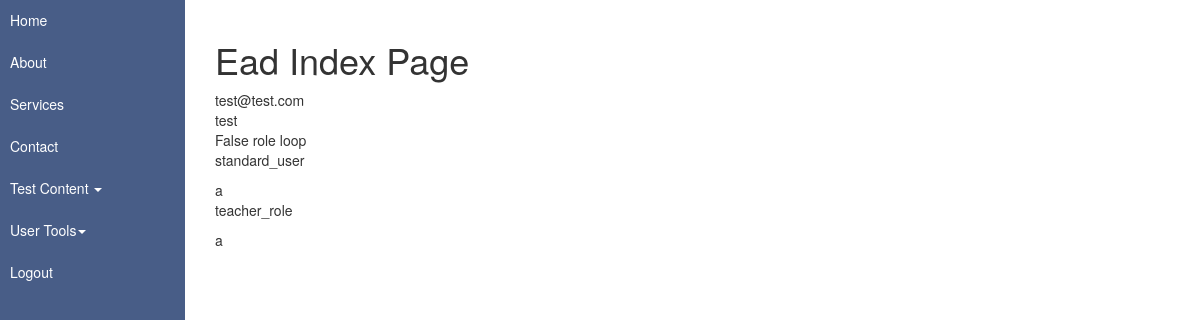
Screenshot of / (signed in) with the database file from the repository.
### user_auth_app/models.py (models this page shows, shortened)
class CustomUser(AbstractBaseUser, PermissionsMixin):
    user_id = models.AutoField(primary_key=True)
    email = models.EmailField(blank=False, default="", unique=True)
    name = models.CharField(max_length=100,blank=True, default="")
    password = models.CharField(max_length=128)
    is_active = models.BooleanField(default=True)
    is_superuser = models.BooleanField(default=False)
    is_staff = models.BooleanField(default=False)
    date_joined = models.DateTimeField(default=timezone.now)
    last_login = models.DateTimeField(blank=True, null=True)
    objects = CustomUserManager()
    USERNAME_FIELD = "email"
    EMAIL_FIELD = "email"
    REQUIRED_FIELDS = []
    class Meta:
        db_table = "tb_custom_users"
        verbose_name = "User"
        verbose_name_plural = "Users"

class Role(models.Model):
    role_id = models.AutoField(primary_key=True)
    name = models.CharField(max_length=100,blank=False)
    is_active = models.BooleanField(default=True)
    users = models.ManyToManyField(CustomUser,
                                   related_name="roles"   #needs to be defined, to reference as dependent attribute from user.
                                   )
    class Meta:
        db_table = "tb_custom_roles"

### ead_django_project/views.py (the view)
# urls.py: path(r'', ead_view.IndexPage.as_view(), name="index_url"),
class IndexPage(LoginRequiredMixin, TemplateView):
    template_name = "index.html"

### user_auth_app/templatetags/user_auth_tags.py (called while the page is built)
@register.simple_tag
def has_role_from_list(in_role_list, in_role_to_find):
    if isinstance(in_role_list, QuerySet):
        queryset_result = in_role_list.filter(name=str(in_role_to_find))
        if queryset_result.exists():
            return True
        else:
            return False

### templates/index.html
{% extends "base.html" %}
{% load user_auth_tags %}
{% block  content%}
<h1>Ead Index Page</h1>
{{user.email}}
<br>
{{user.name}}
<br>
{% has_role_from_list user.roles.all "admin_role" %}
role loop
{% for role in user.roles.all  %}
   <p>{{role.name}} </p>
   a
{% endfor %}
{% endblock%}

### static/DataTables/datatables.css (style rules this page uses)
:root { --dt-row-selected: 13, 110, 253; --dt-row-selected-text: 255, 255, 255; --dt-row-selected-link: 9, 10, 11; --dt-row-stripe: 0, 0, 0; --dt-row-hover: 0, 0, 0; --dt-column-ordering: 0, 0, 0; --dt-html-background: white; }

### rows the page displays
CustomUser: email "test@test.com", name "test", user_id "False"
Role: name "standard_user"
Role: name "teacher_role"
